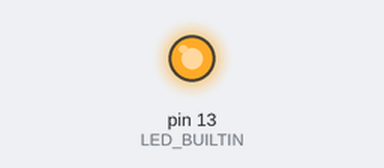
Simulated run of this sketch. Board: Arduino Uno, built with avr-gcc and run on an emulated ATmega328P. Parts: output pins drawn as LEDs (lit = HIGH).

Above: at 1.0 s.
At 5.4 s:
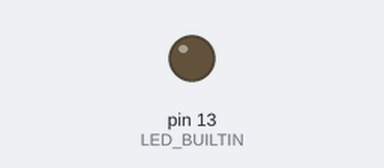
Timing chart, 0 to 7.4 s (numbered marks = the images above):
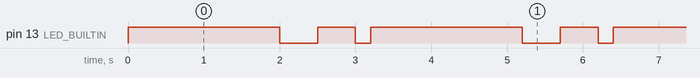

The sketch:

blink_pattern.ino
```cpp
// the setup function runs once when you press reset or power the board
void setup() {
  // initialize digital pin LED_BUILTIN as an output.
  pinMode(LED_BUILTIN, OUTPUT);
}

// the loop function runs over and over again forever
void loop() {
  digitalWrite(LED_BUILTIN, HIGH);  // change state of the LED by setting the pin to the HIGH voltage level
  delay(2000);                      // wait for a second
  digitalWrite(LED_BUILTIN, LOW);   // change state of the LED by setting the pin to the LOW voltage level
  delay(500);
  digitalWrite(LED_BUILTIN, HIGH);
  delay(500);
  digitalWrite(LED_BUILTIN, LOW);
  delay(200);                   // wait for a second
}
```

Measured:
- by itself, pin 13 (LED_BUILTIN): repeats every 3.2 s: LOW 0.50 s, HIGH 0.50 s, LOW 0.20 s, HIGH 2.0 s
- by itself, everything shown: repeats every 3.2 s, in 4 steps
